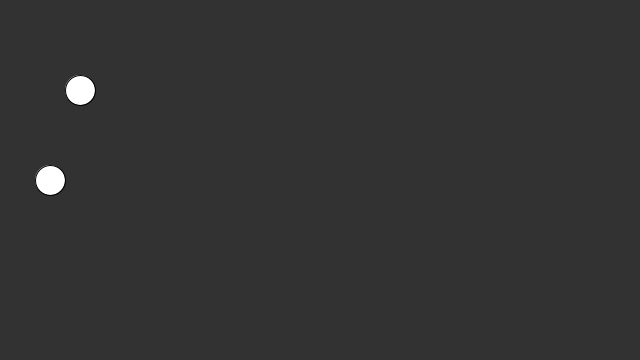
Frame 1 (no input)
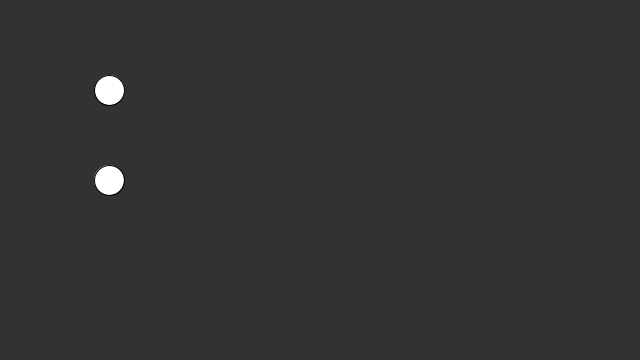
Frame 60 (the mouse pressed at the canvas centre just before this capture)
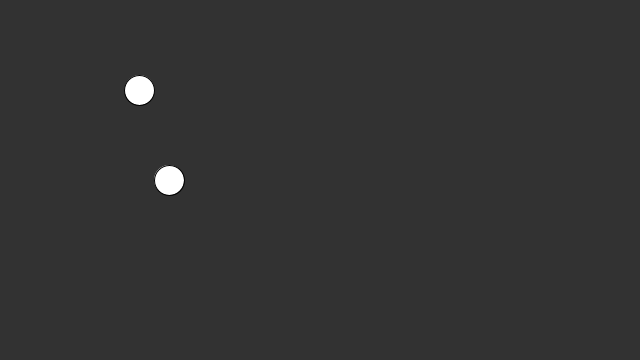
Frame 120 (the mouse held since frame 60 and released just before this capture)

The Processing sketch that drew these frames (run headless with seeded random() and noise(); from frame 60 on, the mouse is pressed at the canvas centre):

// Processing sketch: sketch_4_variables
// ── sketch_4_variables.pde
int circleX = 50;
float circlex = 80;
void setup() {
  size(640, 360);
  //circleX = 50; combined with declaration 
}

void draw() {
 // Drawing stuff
  background(50);
  fill(255);
  ellipse(circleX, 180, 30, 30); //1.declare the user-defind varaiables
  
  // Logic
  circleX = circleX + 1; // "=" evaluate
  
  ellipse(circlex, 90, 30, 30); //1.declare the user-defind varaiables
  
  // Logic
  circlex = circlex + 0.5; // "=" evaluate
  
  
  
  
}
